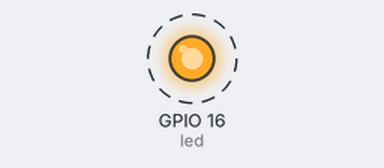
A program run on a simulated Raspberry Pi (BCM pin numbers). Shown: output pins drawn as LEDs (lit = HIGH). Dashed ring = blinking.

Above: at 0.5 s.
Timing chart, 0 to 4.6 s (numbered marks = the images above):
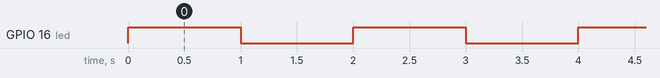

The program:

led.py
```python
import RPi.GPIO as GPIO
import time

led = 16
GPIO.setmode(GPIO.BCM)
GPIO.setup(led,GPIO.OUT)
try:
    while 1:
        GPIO.output(led,1)
        time.sleep(1)
        GPIO.output(led,0)
        time.sleep(1)
except KeyboardInterrupt:
    GPIO.cleanup()
```

Measured:
- by itself, GPIO 16 (led): alternates HIGH for 1.0 s and LOW for 1.0 s
